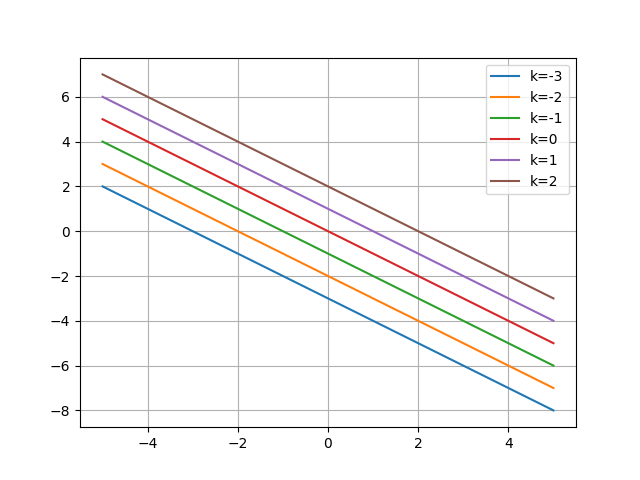

Generate this figure with Python:
import matplotlib.pyplot as plt
import numpy as np

data = np.linspace(-5,5, 10)

func = lambda x, k: -x + k 

for j in range(-3,3):
    y = []
    for i in data:
        y.append(func(i,j))
    plt.plot(data,y)
    plt.legend([f'k={item}' for item in range(-3,3)])
    plt.grid(b=True)
    plt.axis()
plt.savefig('isoclinas_a.png')